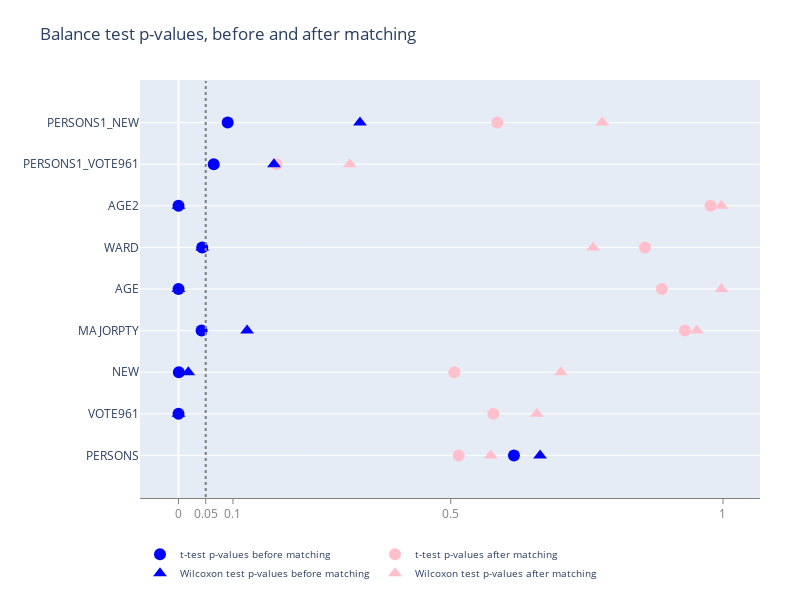

This figure's notebook cell:
### Code cell
pairs.plot_balance(covariates, notebook=True)

### Figure 1 — Plotly figure (JSON) as saved in the notebook; plotly's stock layout.template omitted (floating-point values rounded to 4 significant figures)
{"data": [{"marker": {"color": "blue", "size": 12, "symbol": "circle"}, "mode": "markers", "name": "t-test p-values before matching", "type": "scatter", "x": [0.6161, 1.474e-08, 0.0006259, 0.0424, 2.021e-13, 0.04354, 2.928e-14, 0.06467, 0.09035], "y": ["PERSONS", "VOTE961", "NEW", "MAJORPTY", "AGE", "WARD", "AGE2", "PERSONS1_VOTE961", "PERSONS1_NEW"]}, {"marker": {"color": "pink", "size": 12, "symbol": "circle"}, "mode": "markers", "name": "t-test p-values after matching", "type": "scatter", "x": [0.5145, 0.5782, 0.5066, 0.9301, 0.8879, 0.8567, 0.9771, 0.1798, 0.5855], "y": ["PERSONS", "VOTE961", "NEW", "MAJORPTY", "AGE", "WARD", "AGE2", "PERSONS1_VOTE961", "PERSONS1_NEW"]}, {"marker": {"color": "blue", "size": 12, "symbol": "triangle-up"}, "mode": "markers", "name": "Wilcoxon test p-values before matching", "type": "scatter", "x": [0.6641, 1.007e-06, 0.01799, 0.126, 4.365e-12, 0.04367, 4.365e-12, 0.1754, 0.3333], "y": ["PERSONS", "VOTE961", "NEW", "MAJORPTY", "AGE", "WARD", "AGE2", "PERSONS1_VOTE961", "PERSONS1_NEW"]}, {"marker": {"color": "pink", "size": 12, "symbol": "triangle-up"}, "mode": "markers", "name": "Wilcoxon test p-values after matching", "type": "scatter", "x": [0.5733, 0.6581, 0.7023, 0.9519, 0.9973, 0.7614, 0.9973, 0.3146, 0.7783], "y": ["PERSONS", "VOTE961", "NEW", "MAJORPTY", "AGE", "WARD", "AGE2", "PERSONS1_VOTE961", "PERSONS1_NEW"]}], "layout": {"height": 600, "hovermode": "closest", "legend": {"font": {"size": 10}, "orientation": "h"}, "margin": {"b": 80, "l": 140, "r": 40, "t": 80}, "shapes": [{"line": {"color": "gray", "dash": "dot"}, "type": "line", "x0": 0.05, "x1": 0.05, "y0": -1, "y1": 9}], "title": {"text": "Balance test p-values, before and after matching"}, "width": 800, "xaxis": {"linecolor": "gray", "showgrid": false, "showline": true, "tickcolor": "gray", "tickfont": {"color": "gray"}, "tickmode": "array", "ticks": "outside", "ticktext": [0, 0.05, 0.1, 0.5, 1], "tickvals": [0, 0.05, 0.1, 0.5, 1], "title": {"font": {"color": "gray"}}}}}
